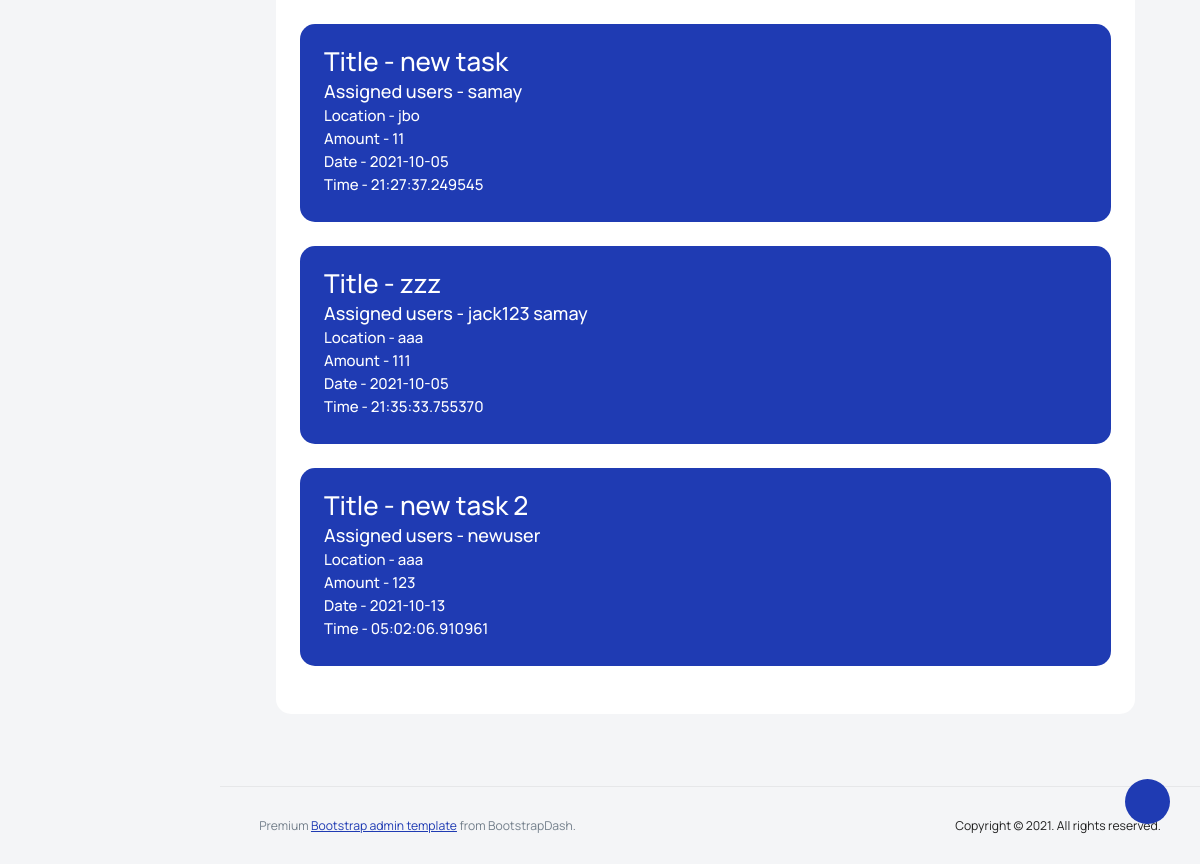
The page /api/tasks/all/ (lower part) on the database as committed earlier.
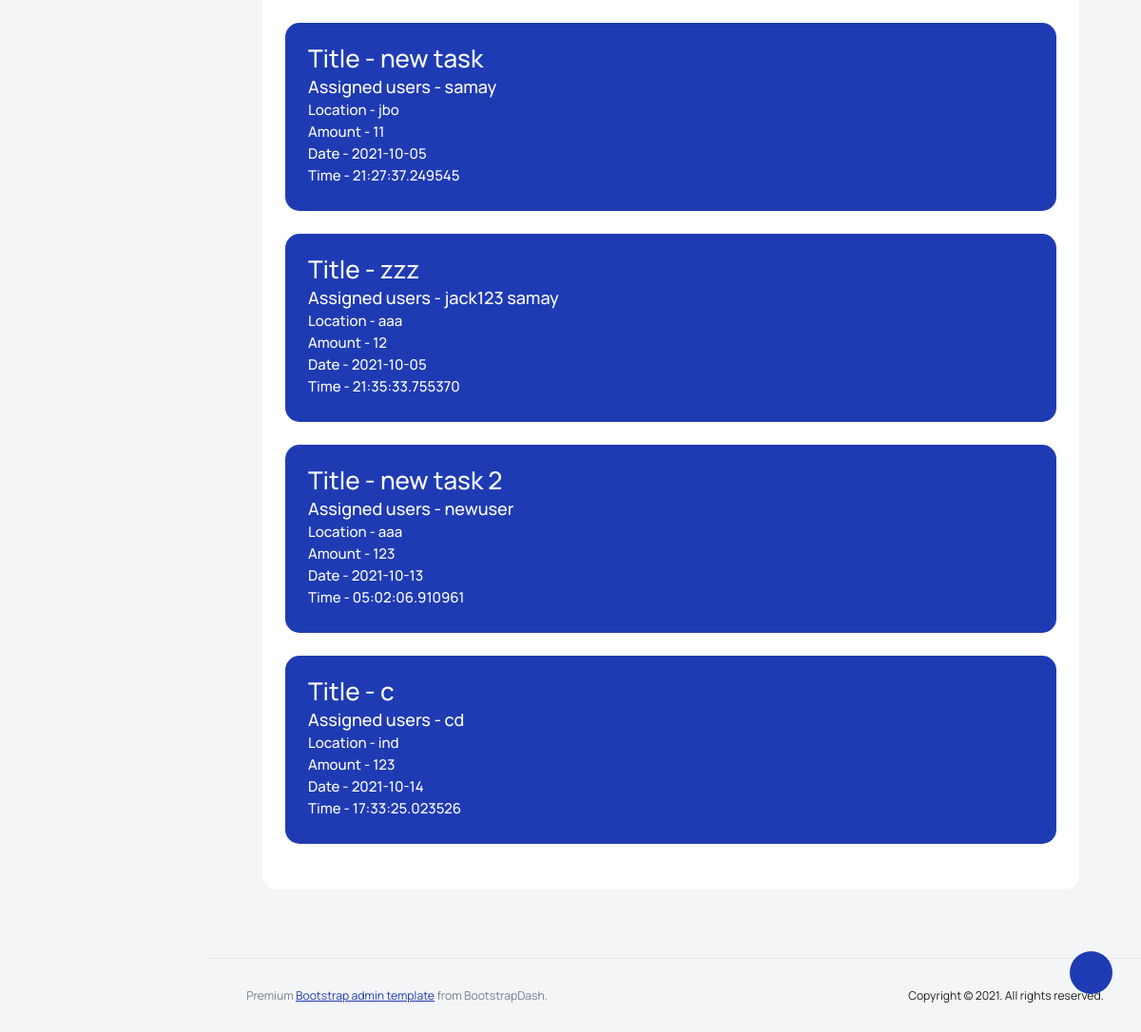
The same page on the database as committed later.
### login/models.py (models this page shows, shortened)
class TaskModel(models.Model):
    title = models.CharField(max_length=200)
    date = models.DateField(default=None)
    time = models.TimeField(default=None)
    user = models.ManyToManyField(CustomUser)
    location = models.CharField(max_length=500)
    amount = models.IntegerField()
    task_status = models.CharField(max_length=20, choices=status, default='new')

class CustomUser(AbstractUser):
    user_status = models.CharField(max_length=20, choices=user_status, default='employee')
    objects = UserManager()
    REQUIRED_FIELDS = ['user_status']

### login/views.py (the view)
# urls.py: path("api/tasks/<str:task_status>/",AllTaskView.as_view(), name='tasks-list'),
class AllTaskView(GenericAPIView):
    def get(self, request, task_status):
        if task_status != "all":
            tasks = TaskModel.objects.filter(task_status=task_status)
        else:
            tasks = TaskModel.objects.all()
        if len(tasks) == 0 :
            return render(request, 'tasks_list.html', {"message":"Sorry, no tasks of the specified status exist for now!"})
        users = CustomUser.objects.all()
        task_serializer = TaskSerializer
        user_serializer = UserRegistrationSerializer
        tasks = task_serializer(tasks, many=True)
        users = user_serializer(users, many=True)
        return render(request, 'tasks_list.html', {"tasks":tasks.data,"users":users.data})

### login/templates/tasks_list.html (shortened to what the changed rows need)
<!DOCTYPE html>
{% load static %}
<html lang="en">
<head>
  <link rel="stylesheet" href="{% static 'template/vendors/feather/feather.css' %}">
  <link rel="stylesheet" href="{% static 'template/vendors/mdi/css/materialdesignicons.min.css' %}">
  <link rel="stylesheet" href="{% static 'template/vendors/ti-icons/css/themify-icons.css' %}">
  <link rel="stylesheet" href="{% static 'template/vendors/typicons/typicons.css' %}">
  <link rel="stylesheet" href="{% static 'template/vendors/simple-line-icons/css/simple-line-icons.css' %}">
  <link rel="stylesheet" href="{% static 'template/vendors/css/vendor.bundle.base.css' %}">
  <link rel="stylesheet" href="{% static 'template/vendors/datatables.net-bs4/dataTables.bootstrap4.css' %}">
  <link rel="stylesheet" href="{% static 'template/js/select.dataTables.min.css' %}">
  <link rel="stylesheet" href="{% static 'template/css/vertical-layout-light/style.css' %}">
</head>
<body>
 {% block content %}
  <div class="container-scroller">
    <div class="container-fluid page-body-wrapper">
      <div class="main-panel">
        <div class="content-wrapper">
          <div class="row">
            <div class="col-sm-12">
              <div class="home-tab">
                <div class="tab-content tab-content-basic">
                  <div class="tab-pane fade show active" id="overview" role="tabpanel" aria-labelledby="overview">
                    <div class="row">
                         <div class="row flex-grow">
                          <div class="col-12 col-lg-4 col-lg-12 grid-margin stretch-card">
                            <div class="card card-rounded">
                              <div class="card-body">
                                  <div id="performance-line-legend">
                                    <div class="row flex-grow">
                                <div class="table-responsive  mt-1">
                                  {% for task in tasks%}
                                  <div class="col-lg-12 d-flex flex-column">
                        <div class="row flex-grow">
                          <div class="col-md-6 col-lg-12 grid-margin stretch-card">
                            <div class="card bg-primary card-rounded">
                              <div class="card-body pb-0 text-white">
                                <h2>Title - {{task.title}}</h2>
                                      <h4><span>Assigned users -
                                      {% for user in task.user %}
                                        {% for user_object in users%}
                                            {% if user == user_object.id%}
                                                {{user_object.username}}</span>
                                            {% endif %}
                                        {% endfor%}
                                      {% endfor%}
                                      </h4>
                                      <h6>Location - <span>{{task.location}}</span></h6>
                                      <h6>Amount - <span>{{task.amount}}</span></h6>
                                      <h6>Date - <span>{{task.date}}</span></h6>
                                      <h6>Time - <span>{{task.time}}</span></h6>
                                  <br>
                              </div>
                            </div>
                          </div>
                        </div>
                      </div>
                                  {% endfor%}
                                </div>
                              </div>
                        </div>
                      </div>
                  </div>
                </div>
              </div>
                        </div>
                    </div>
                </div>
              </div>
            </div>
          </div>
        </div>
      </div>
    </div>
  </div>
 {% endblock  %}
</body>
</html>

Rows that differ between the two databases and show on the page:
changed TaskModel "zzz": amount "111" → "12"
added TaskModel: title "c", location "ind", amount "123", date "2021-10-14", time "17:33:25.023526"
added CustomUser: username "cd"
